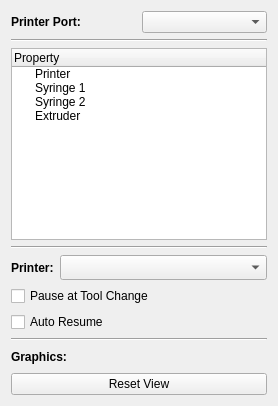
       <widget class="QWidget" name="configTab">
        <attribute name="title">
         <string>Config</string>
        </attribute>
        <layout class="QVBoxLayout" name="verticalLayout_3">
         <item>
          <layout class="QHBoxLayout" name="horizontalLayout">
           <item>
            <widget class="QLabel" name="portLabel">
             <property name="font">
              <font>
               <weight>75</weight>
               <bold>true</bold>
              </font>
             </property>
             <property name="text">
              <string>Printer Port:</string>
             </property>
            </widget>
           </item>
           <item>
            <widget class="QComboBox" name="portComboBox"/>
           </item>
          </layout>
         </item>
         <item>
          <widget class="Line" name="line_2">
           <property name="orientation">
            <enum>Qt::Horizontal</enum>
           </property>
          </widget>
         </item>
         <item>
          <widget class="QTreeWidget" name="configTreeWidget">
           <property name="contextMenuPolicy">
            <enum>Qt::CustomContextMenu</enum>
           </property>
           <property name="midLineWidth">
            <number>1</number>
           </property>
           <property name="allColumnsShowFocus">
            <bool>true</bool>
           </property>
           <property name="headerHidden">
            <bool>false</bool>
           </property>
           <property name="columnCount">
            <number>1</number>
           </property>
           <column>
            <property name="text">
             <string>Property</string>
            </property>
           </column>
           <item>
            <property name="text">
             <string>Printer</string>
            </property>
           </item>
           <item>
            <property name="text">
             <string>Syringe 1</string>
            </property>
           </item>
           <item>
            <property name="text">
             <string>Syringe 2</string>
            </property>
           </item>
           <item>
            <property name="text">
             <string>Extruder</string>
            </property>
           </item>
          </widget>
         </item>
         <item>
          <widget class="Line" name="line_6">
           <property name="orientation">
            <enum>Qt::Horizontal</enum>
           </property>
          </widget>
         </item>
         <item>
          <layout class="QGridLayout" name="gridLayout_5">
           <item row="0" column="0">
            <widget class="QLabel" name="printConfigLabel">
             <property name="sizePolicy">
              <sizepolicy hsizetype="Fixed" vsizetype="Preferred">
               <horstretch>0</horstretch>
               <verstretch>0</verstretch>
              </sizepolicy>
             </property>
             <property name="font">
              <font>
               <weight>75</weight>
               <bold>true</bold>
              </font>
             </property>
             <property name="text">
              <string>Printer:</string>
             </property>
            </widget>
           </item>
           <item row="0" column="1">
            <widget class="QComboBox" name="printerComboBox">
             <property name="sizePolicy">
              <sizepolicy hsizetype="MinimumExpanding" vsizetype="Fixed">
               <horstretch>0</horstretch>
               <verstretch>0</verstretch>
              </sizepolicy>
             </property>
             <property name="minimumSize">
              <size>
               <width>0</width>
               <height>25</height>
              </size>
             </property>
             <property name="maximumSize">
              <size>
               <width>16777215</width>
               <height>25</height>
              </size>
             </property>
            </widget>
           </item>
           <item row="1" column="0" colspan="2">
            <widget class="QCheckBox" name="pauseAtToolChangeCheckBox">
             <property name="text">
              <string>Pause at Tool Change</string>
             </property>
            </widget>
           </item>
           <item row="2" column="0" colspan="2">
            <widget class="QCheckBox" name="autoResumeCheckBox">
             <property name="text">
              <string>Auto Resume</string>
             </property>
            </widget>
           </item>
          </layout>
         </item>
         <item>
          <widget class="Line" name="line_9">
           <property name="orientation">
            <enum>Qt::Horizontal</enum>
           </property>
          </widget>
         </item>
         <item>
          <layout class="QGridLayout" name="gridLayout_2">
           <item row="0" column="0">
            <widget class="QLabel" name="graphicsConfigLabel">
             <property name="font">
              <font>
               <weight>75</weight>
               <bold>true</bold>
              </font>
             </property>
             <property name="text">
              <string>Graphics:</string>
             </property>
            </widget>
           </item>
           <item row="0" column="1">
            <spacer name="horizontalSpacer_3">
             <property name="orientation">
              <enum>Qt::Horizontal</enum>
             </property>
             <property name="sizeHint" stdset="0">
              <size>
               <width>40</width>
               <height>20</height>
              </size>
             </property>
            </spacer>
           </item>
           <item row="1" column="0" colspan="2">
            <widget class="QPushButton" name="resetViewButton">
             <property name="text">
              <string>Reset View</string>
             </property>
             <property name="shortcut">
              <string>Ctrl+R</string>
             </property>
            </widget>
           </item>
          </layout>
         </item>
        </layout>
       </widget>
